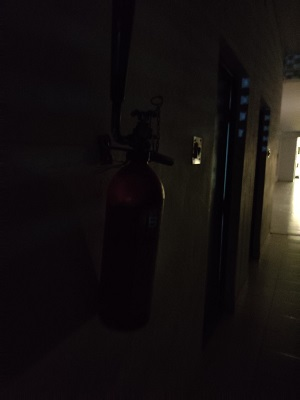
#> input picture Data/t4.jpg, 300 x 400 px, found by its file name
$ jupyter execute --allow-errors Basic_Illiumination.ipynb   (shell and % lines are left out)
#> lines starting #> are read from the running program, lines starting #| are printed output that depends on the picture
[cell 1]
import numpy as np
import cv2
from scipy import sparse
import scipy.sparse.linalg
import sys

import matplotlib.pyplot as plt

raw_image = cv2.imread("t4.jpg")
#> raw_image is the input picture: shape (400, 300, 3); mean B, G, R 16.1, 16.3, 20.8
raw_image = cv2.cvtColor(raw_image, cv2.COLOR_BGR2RGB)
plt.figure(figsize=(16,4))
plt.imshow(raw_image)

[cell 2]
def LIME(img, alpha = 0.5, epsilon = 0.001, weight_strategy = 1, sigma = 2, kernel_size = 5, gamma = 0.8):
    img = img / 255
    T_hat = np.max(img, axis = 2)
    m, n = T_hat.shape

    delT_hatx = calculate_del(T_hat, 'x')
    delT_haty = calculate_del(T_hat, 'y')

    if weight_strategy == 1:
        wx = np.ones((m, n))
        wy = np.ones((m, n))
        #print(wx.shape, wy.shape)
    elif weight_strategy == 2:
        wx = 1 / (np.abs(delT_hatx) + epsilon)
        wy = 1 / (np.abs(delT_haty) + epsilon)
        #print(wx.shape, wy.shape)
    elif weight_strategy == 3:
        gaussian_kernelx = cv2.getGaussianKernel(kernel_size, sigma).reshape(1, -1)
        gaussian_kernely = gaussian_kernelx.reshape(-1, 1)
        gaussianX = cv2.filter2D(delT_hatx, ddepth = -1, kernel = gaussian_kernelx)
        gaussianY = cv2.filter2D(delT_haty, ddepth = -1, kernel = gaussian_kernely)

        g = np.sum(gaussian_kernelx)
        wx = g / (gaussianX + epsilon)
        wy = g / (gaussianY + epsilon)

    wx = wx / (np.abs(delT_hatx) + epsilon)
    wy = wy / (np.abs(delT_haty) + epsilon)

    T = solve_Eqn(wx, wy, 0.5, T_hat)

    T = np.power(T, gamma)
    #print(T[0])
    img2 = np.empty((m, n, 3))
    img2[:, :, 0] = T
    img2[:, :, 1] = T
    img2[:, :, 2] = T

    r = img / (img2 + epsilon)

    r = r * 255
    r = np.clip(r, 0, 255)
    r = np.fix(r).astype(np.uint8)
    return r

def solve_Eqn(wx, wy, alpha, T_hat):
    m,n = T_hat.shape
    mn = m * n
    t_hat = T_hat.flatten('C')

    wx = alpha * wx
    wy = alpha * wy
    wx_vec = wx.flatten('C')
    wy_vec = wy.flatten('C')

    wxa = np.hstack((wx[:,-1].reshape(-1,1), wx[:,0:-1].reshape(-1,n-1)))
    wya = np.vstack((wy[-1,:].reshape(1,-1), wy[0:-1,:].reshape(m-1,-1)))
    wxa_vec = wxa.flatten('C')
    wya_vec = wya.flatten('C')


    dx1 = np.hstack((wx[:,-1].reshape(-1,1), np.zeros((m,n-1))))
    dx2 = np.hstack([wx[:,0:-1].reshape(-1,n-1), np.zeros((m,1))])
    dx3 = np.hstack([np.zeros((m,1)), wx[:,0:-1].reshape(-1,n-1)])
    dx4 = np.hstack([np.zeros((m,n-1)), wx[:,-1].reshape(-1,1)])
    ax = scipy.sparse.spdiags(np.array([-dx1.flatten('C'), -dx2.flatten('C'), -dx3.flatten('C'), -dx4.flatten('C')]), np.array([-n + 1, -1, 1, n - 1]), mn, mn)

    dy1 = np.vstack([wy[-1, :].reshape(1,-1),np.zeros((m-1, n))])
    dy2 = np.vstack([wy[0:-1, :].reshape(m-1, -1),np.zeros((1, n))])
    dy3 = np.vstack([np.zeros((1, n)), wy[0:-1, :].reshape(m-1, -1)])
    dy4 = np.vstack([np.zeros((m-1, n)), wy[0, :].reshape(1, -1)])
    ay = scipy.sparse.spdiags(np.array([-dy1.flatten('C'), -dy2.flatten('C'), -dy3.flatten('C'), -dy4.flatten('C')]), np.array([-mn + n, -n, n, mn - n]), mn, mn)

    diag = scipy.sparse.spdiags(np.array([wx_vec + wy_vec + wxa_vec + wya_vec + 1]), np.array([0]), mn, mn)
    a = ax + ay + diag


    #----------------

    # The resulting object is an approximation to the inverse of A
    m1 = scipy.sparse.linalg.spilu(a.tocsc())
    # construct a linear operator
    m2 = scipy.sparse.linalg.LinearOperator((mn, mn), m1.solve)
    # use preconditioned conjugate gradient method to solve the linear system Ax=b (where A=a, x=t, b=t~)
    t, info = scipy.sparse.linalg.bicgstab(a, t_hat, tol=1e-1, maxiter=2000, M=m2)

    print(t[0])
    if info != 0:
        print('warning: convergence to tolerance not achieved')

    t = t.reshape((m, n), order='C')
    t = t / (np.max(t) + 0.1)

    return t

[cell 3]
def calculate_del(T, direction = 'x'):
    if direction == 'x':
        forward_diff = np.diff(T, axis = 1)
        diff = (T[:, 0] - T[:, -1]).reshape(-1, 1)
        forward_diff = np.hstack([forward_diff, diff])
    elif direction == 'y':
        forward_diff = np.diff(T, axis = 0)
        diff = T[0, :] - T[-1, :].reshape(1, -1)
        forward_diff = np.vstack([forward_diff, diff])
    return forward_diff

[cell 4]
def vectorize(X):
    m, n = X.shape
    X = np.reshape(X, (m * n, 1))
    return X

[cell 5]
plt.imshow(raw_image)

#> (a cell that did not finish here is left out)

#> in LIME, `img = img / 255`:
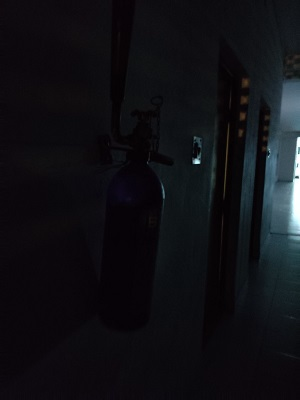
#> img: shape (400, 300, 3) float64; mean of channels 0, 1, 2 0.0815, 0.0641, 0.0631; drawn as B, G, R
#> in LIME, `T_hat = np.max(img, axis = 2)`:
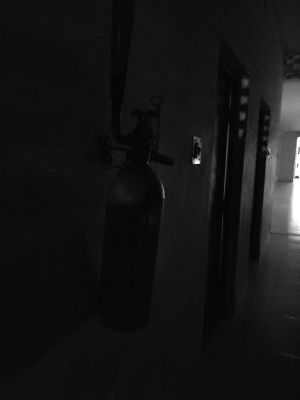
#> T_hat: shape (400, 300) float64; min 0.00784, max 1, mean 0.0825
#> in calculate_del, `forward_diff = np.diff(T, axis = 1)`:
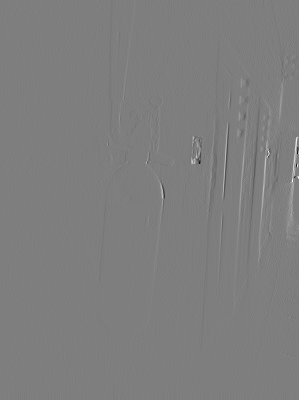
#> forward_diff: shape (400, 299) float64; min -0.569, max 0.58, mean 0.00111; drawn with min black and max white
#> in calculate_del, `diff = (T[:, 0] - T[:, -1]).reshape(-1, 1)`: diff = 400 values, max 0.0196 at index 393, min -0.957 at index 190, mean -0.332
#> in calculate_del, `forward_diff = np.hstack([forward_diff, diff])`:
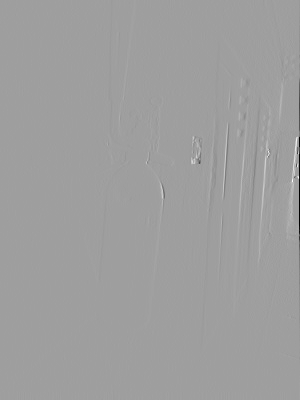
#> forward_diff: shape (400, 300) float64; min -0.957, max 0.58, mean -4.63e-22; drawn with min black and max white
#> in LIME, `wx = wx / (np.abs(delT_hatx) + epsilon)`:
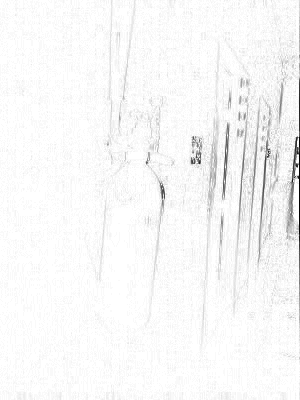
#> wx: shape (400, 300) float64; min 0.864, max 5, mean 4.88; drawn with min black and max white
#> in LIME, `wy = wy / (np.abs(delT_haty) + epsilon)`:
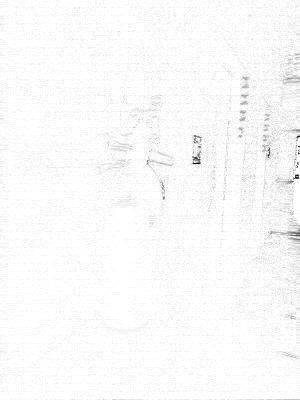
#> wy: shape (400, 300) float64; min 1, max 5, mean 4.93; drawn with min black and max white
#> in solve_Eqn, `wxa = np.hstack((wx[:,-1].reshape(-1,1), wx[:,0:-1].reshape(-1,n-1)))`:
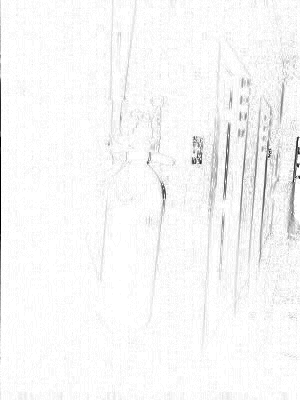
#> wxa: shape (400, 300) float64; min 0.432, max 2.5, mean 2.44; drawn with min black and max white
#> in solve_Eqn, `dx1 = np.hstack((wx[:,-1].reshape(-1,1), np.zeros((m,n-1))))`:
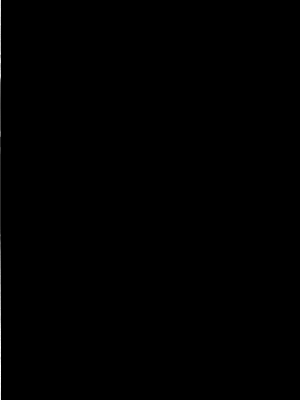
#> dx1: shape (400, 300) float64; min 0, max 2.5, mean 0.00467; drawn with min black and max white

$ run again, with Data/t1.jpg copied over Data/t4.jpg
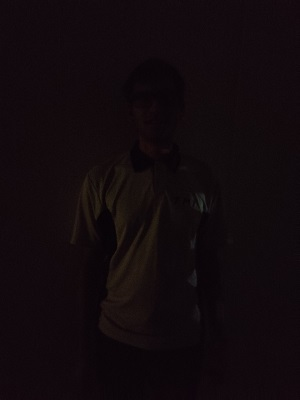
#> input picture Data/t1.jpg, 300 x 400 px, found by its file name
#> raw_image is the input picture: shape (400, 300, 3); mean B, G, R 13.3, 9.8, 17.9
#> in calculate_del, `forward_diff = np.diff(T, axis = 1)`:
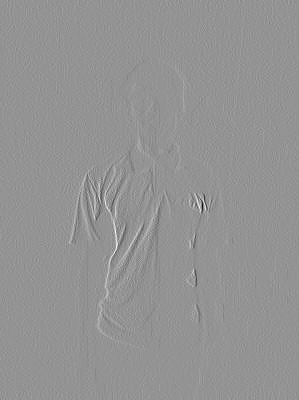
#> forward_diff: shape (400, 299) float64; min -0.157, max 0.114, mean -1.46e-05; drawn with min black and max white
#> diff = 400 values, max 0.0235 at index 239, min -0.0157 at index 260, mean 0.00437
#> in solve_Eqn, `dx2 = np.hstack([wx[:,0:-1].reshape(-1,n-1), np.zeros((m,1))])`:
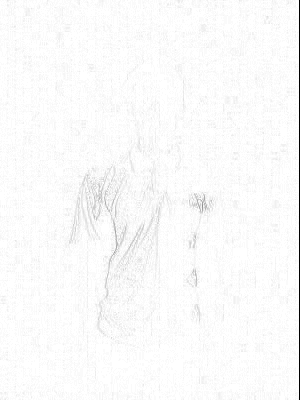
#> dx2: shape (400, 300) float64; min 0, max 2.5, mean 2.45; drawn with min black and max white
